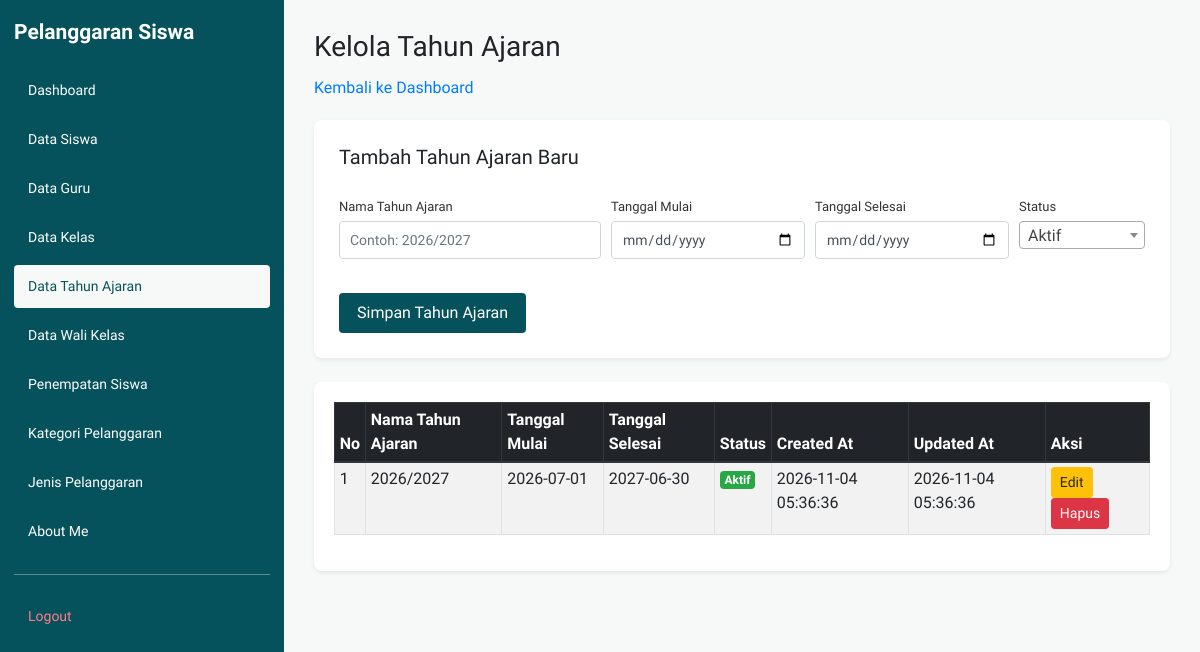
Page /kelola_tahun_ajaran.php (signed in) on the committed database.
### tables this page shows
CREATE TABLE `t_tahun_ajaran` (
  `id` int(11) NOT NULL AUTO_INCREMENT,
  `nama` varchar(20) DEFAULT NULL,
  `tanggal_mulai` date NOT NULL,
  `tanggal_selesai` date NOT NULL,
  `status_aktif` tinyint(1) NOT NULL,
  `created_at` timestamp NOT NULL DEFAULT current_timestamp(),
  `updated_at` timestamp NOT NULL DEFAULT current_timestamp(),
  PRIMARY KEY (`id`),
  UNIQUE KEY `uq_t_tahun_ajaran_nama` (`nama`)
);

### kelola_tahun_ajaran.php (the view, shortened to what this page needs)
<?php
include 'config/koneksi.php';
$sql = "SELECT * FROM t_tahun_ajaran ORDER BY id DESC";
$hasil = mysqli_query($koneksi, $sql);
?>
<!DOCTYPE html>
<html lang="id">
<head>
    <link rel="stylesheet" href="https://cdn.jsdelivr.net/npm/bootstrap@4.1.3/dist/css/bootstrap.min.css">
    <link rel="stylesheet" href="https://cdn.datatables.net/1.13.8/css/jquery.dataTables.min.css">
    <link rel="stylesheet" href="layout/layout.css">
</head>
<body>
<?php include 'layout/sidebar.php'; ?>
<main class="app-main">
    <div class="page-header">
        <h1>Kelola Tahun Ajaran</h1>
            <a href="dashboard.php">Kembali ke Dashboard</a>
    </div>
    <div class="form-card form-card-full shadow-sm mb-4">
        <h5 class="mb-3">Tambah Tahun Ajaran Baru</h5>
        <form action="proses_tambah_tahun_ajaran.php" method="POST">
            <div class="form-row">
                <div class="form-group col-md-4">
                    <label>Nama Tahun Ajaran</label>
                    <input type="text" name="nama" class="form-control"
                           required placeholder="Contoh: 2026/2027">
                </div>
                <div class="form-group col-md-3">
                    <label>Tanggal Mulai</label>
                    <input type="date" name="tanggal_mulai" class="form-control" required>
                </div>
                <div class="form-group col-md-3">
                    <label>Tanggal Selesai</label>
                    <input type="date" name="tanggal_selesai" class="form-control" required>
                </div>
                <div class="form-group col-md-2">
                    <label>Status</label>
                </div>
            </div>
            <button type="submit" name="simpan" class="btn btn-primary">
                Simpan Tahun Ajaran
            </button>
        </form>
    </div>
            <div class="table-card shadow-sm">
            <table id="tabelTahunAjaran" class="table table-striped table-bordered table-hover table-sm">
                <thead class="thead-dark">
                    <tr>
                        <th>No</th>
                        <th>Nama Tahun Ajaran</th>
                        <th>Tanggal Mulai</th>
                        <th>Tanggal Selesai</th>
                        <th>Status</th>
                        <th>Created At</th>
                        <th>Updated At</th>
                        <th>Aksi</th>
                    </tr>
                </thead>
                <tbody>
                    <?php
                    $no = 1;
                    while ($data = mysqli_fetch_assoc($hasil)) {
                    ?>
                    <tr>
                        <td><?php echo $no++; ?></td>
                        <td><?php echo htmlspecialchars($data['nama'] ?? '-'); ?></td>
                        <td><?php echo htmlspecialchars($data['tanggal_mulai'] ?? '-'); ?></td>
                        <td><?php echo htmlspecialchars($data['tanggal_selesai'] ?? '-'); ?></td>
                        <td>
                            <?php if ((int)($data['status_aktif'] ?? 0) === 1) { ?>
                                <span class="badge badge-success">Aktif</span>
                            <?php } else { ?>
                                <span class="badge badge-secondary">Tidak Aktif</span>
                            <?php } ?>
                        </td>
                        <td><?php echo htmlspecialchars($data['created_at'] ?? '-'); ?></td>
                        <td><?php echo htmlspecialchars($data['updated_at'] ?? '-'); ?></td>
                        <td>
                            <a href="edit_tahun_ajaran.php?id=<?php echo (int)$data['id']; ?>"
                               class="btn btn-warning btn-sm">Edit</a>
                            <a href="hapus_tahun_ajaran.php?id=<?php echo (int)$data['id']; ?>"
                               class="btn btn-danger btn-sm"
                               onclick="return confirm('Yakin ingin menghapus tahun ajaran ini?')">
                                Hapus
                            </a>
                        </td>
                    </tr>
                    <?php } ?>
                </tbody>
            </table>
            </div>
        </main>
</body>
</html>

### layout/layout.css (style rules this page uses)
* { box-sizing: border-box; }
html, body { margin: 0; padding: 0; min-height: 100vh; font-family: Arial, sans-serif; background: #f5f7f9; }
.app-main { display: block; width: auto; min-width: 0; min-height: 100vh; margin-left: 284px; padding: 30px; }
.app-main h1, .app-main h2 { margin-top: 0; }
.page-header { margin-bottom: 20px; }
.page-header h1 { font-size: 28px; margin-bottom: 12px; }
.table-card { background: #ffffff; border-radius: 8px; padding: 20px; width: 100%; }
.form-card { background: #ffffff; border-radius: 8px; padding: 25px; max-width: 720px; }
.form-card-full { max-width: 100%; }
.form-card label { display: block; font-size: 13px; margin: 12px 0 5px; color: #333; }
.form-card input[type="text"], .form-card input[type="email"], .form-card input[type="password"], .form-card input[type="date"], .form-card input[type="number"], .form-card select, .form-card textarea { width: 100%; padding: 8px 10px; border: 1px solid #ced4da; border-radius: 4px; font-size: 14px; box-sizing: border-box; }
.form-card button { margin-top: 18px; padding: 8px 18px; border: none; border-radius: 4px; cursor: pointer; }

### layout/tema.css (style rules this page uses)
:root { --t-bg: #f7f9f8; --t-surface: #ebf0ee; --t-ink: #06525c; --t-muted: #2f737d; --t-surface-inv: #205d66; --t-ink-inv: #f7f9f8; }
html, body { background: #f7f9f8; }
body { font-family: 'Host Grotesk', Arial, sans-serif; --bs-link-color: #06525c; --bs-link-hover-color: #0b6b76; }
.app-main { background: #f7f9f8; }
.btn-primary { background-color: #06525c; border-color: #06525c; --bs-btn-bg: #06525c; --bs-btn-border-color: #06525c; --bs-btn-hover-bg: #0b6b76; --bs-btn-hover-border-color: #0b6b76; --bs-btn-active-bg: #205d66; --bs-btn-active-border-color: #205d66; --bs-btn-disabled-bg: #06525c; --bs-btn-disabled-border-color: #06525c; --bs-btn-focus-shadow-rgb: 6, 82, 92; }

### rows in the picture
t_tahun_ajaran: nama "2026/2027", tanggal_mulai "2026-07-01", tanggal_selesai "2027-06-30", status_aktif "Aktif", created_at "2026-11-04 05:36:36", updated_at "2026-11-04 05:36:36"

### other values in the picture
$label "Dashboard"
$label "Data Siswa"
$label "Data Guru"
$label "Data Kelas"
$label "Data Tahun Ajaran"
$label "Data Wali Kelas"
$label "Penempatan Siswa"
$label "Kategori Pelanggaran"
$label "Jenis Pelanggaran"
$label "About Me"
